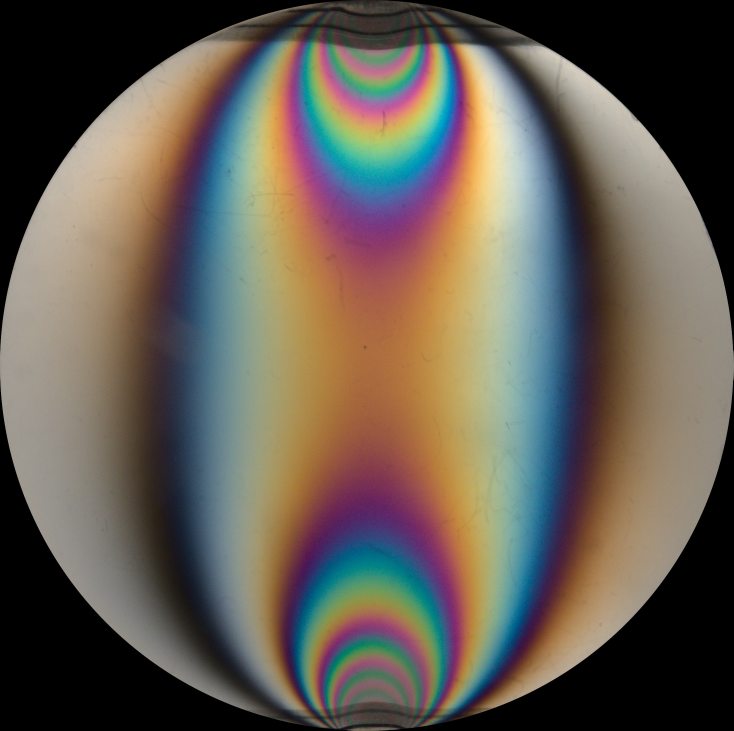
#> input picture net_test_img.jpg, 2200 x 2192 px, given in place of disc_isochr_wr_isocl_unwr.jpg, which was not available (shown at 1/3 size)
$ python unwrapping_algorithm.py
#> lines starting #> are read from the running program, lines starting #| are printed output that depends on the picture; pictures that were not available may be replaced by others from this repository, and a replacement may not be noted
### functions.py
import cv2 as cv
import numpy as np
import rawpy
import matplotlib.pyplot as plt

# [8 lines left out: function load_raw_img, not called in this run]

def rad_to_deg(a):
    return 180*a/np.pi

# [5 lines left out: function mask_circ_img, not called in this run]

def mask_to_dummy(mask: np.ndarray) -> np.ndarray:
    """
    Returns array of -np.inf inside the ROI, and np.inf outside the mask
    """
    dummy = mask.astype(float)
    dummy[dummy == 0] = -np.inf
    dummy[dummy == 255] = np.inf
    return dummy


# [10 lines that do not run on import are left out]

### unwrapping_algorithm.py
import numpy as np
import matplotlib.pyplot as plt
import cv2 as cv
import pdb
from functions import mask_to_dummy


def phase_unwrap(img: np.ndarray, stack, dummy) -> np.ndarray:
    """
    input stack is list of isotropic points
    """

    def unwrap(pixel, previous) -> float:
        """
        Returns the unwrap phase of pixel given the phase of its neighbour
        """
        scale = 255
        return ((img[pixel] - dummy[previous] + scale/2) % (scale)) + dummy[previous] - scale/2

    for seed in stack:
        dummy[seed] = img[seed]

    iteration = 0
    while stack:
        x, y = stack[0]
        neighbours = [coord for coord in [(x-1,y),(x+1,y),(x,y-1),(x,y+1)]]
        wrapped = [coord for coord in neighbours if dummy[coord] == np.inf]

        for pixel in wrapped:
            if iteration % 500000 == 0:
                # [7 lines of commented-out code are left out]
                print(iteration, len(stack))
            # if iteration > 3500000:
            #     print(stack)
            #     return abs(dummy)/ 255

            dummy[pixel] = unwrap(pixel, stack[0])
            iteration += 1

            x1, y1 = pixel
            new_neighbours = [coord for coord in [(x1-1,y1),(x1+1,y1),(x1,y1-1),(x1,y1+1)]]
            neighbour_wrapped = False
            for coord in new_neighbours:
                if dummy[coord] == np.inf:
                    neighbour_wrapped = True
            if neighbour_wrapped:
                stack.append(pixel)
        stack.pop(0)

    dummy[dummy == -np.inf] = 0
    dummy[dummy == np.inf] = 0
    return abs(dummy) / 255

if __name__ == "__main__":
    # Load img
    filename = 'img/disc/results/disc_isochr_wr_isocl_unwr.jpg'
    img = cv.medianBlur(cv.imread(filename, cv.IMREAD_GRAYSCALE), 5)
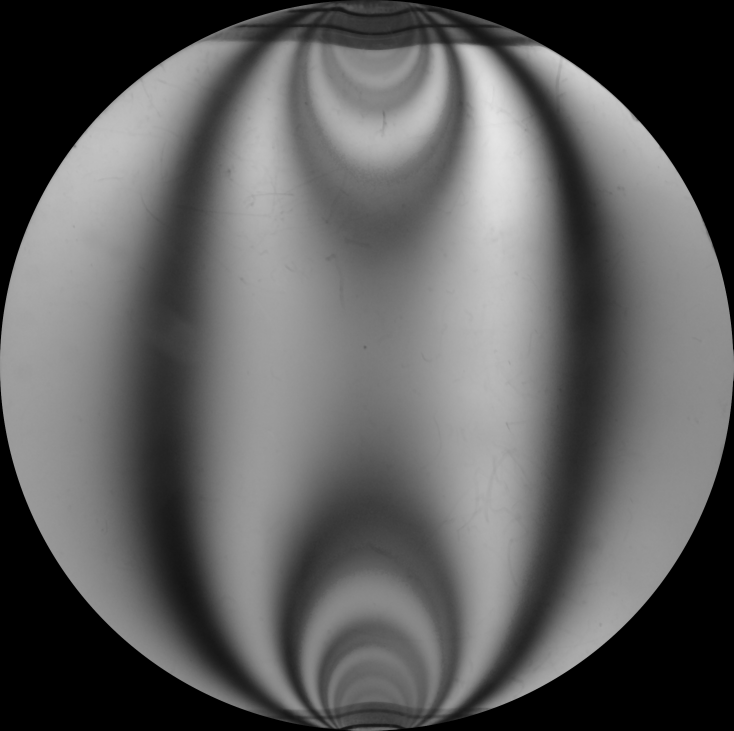
#> img: shape (2192, 2200) (shown at 1/3 size); min 0, max 229, mean 94.4
    mask = cv.imread('img/disc/mask/disc_mask_phase_shifting_2.jpg', cv.IMREAD_GRAYSCALE)
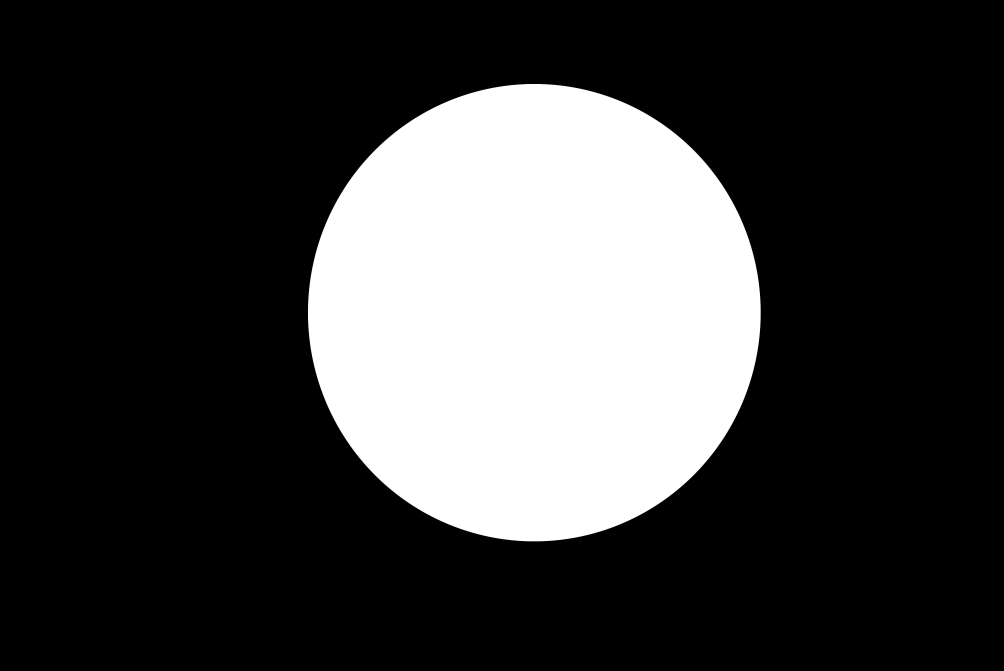
#> input picture img/disc/mask/disc_mask_phase_shifting_2.jpg, 6024 x 4022 px (shown at 1/6 size)
#> mask is the input picture: shape (4022, 6024); min 0, max 255, mean 61.6
    plt.imshow(img, cmap='gray')
    plt.show()

    # Set stack as isotropic points
    stack = [(2000, 2200), (2000, 4200)]
    #create dummy array to be populated by unwrapped pixels
    dummy = mask_to_dummy(mask)
#> in mask_to_dummy, `dummy[dummy == 255] = np.inf`:
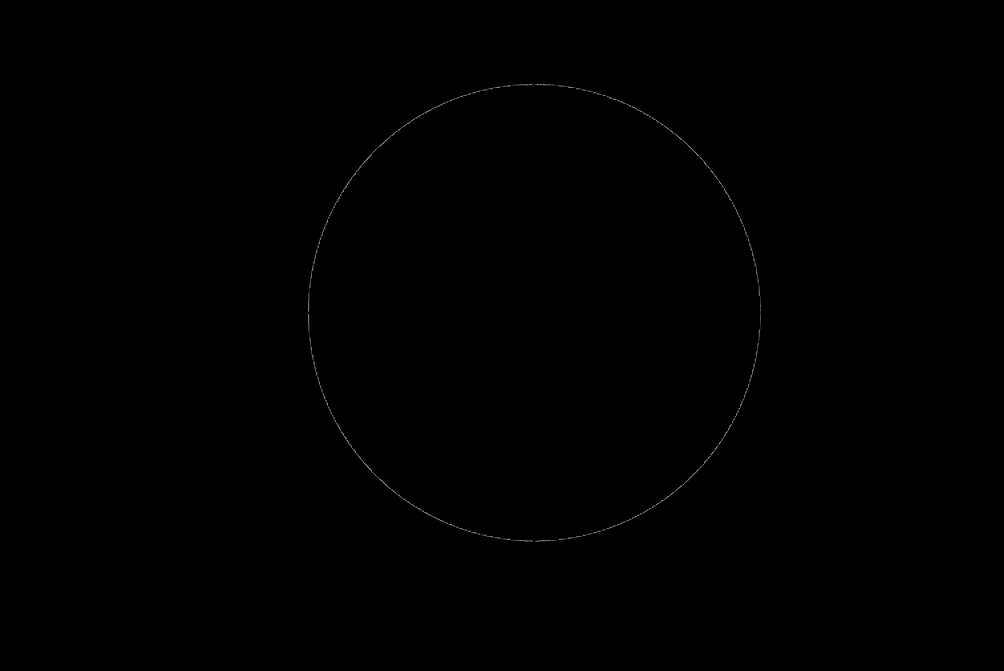
#> dummy: shape (4022, 6024) float64 (shown at 1/6 size); 99.83% of the values are NaN or infinite; the others: min 1, max 254, mean 136.6; drawn with min black, max white, NaN and infinite black


    # Unwrap
#> (the run stopped early here; a loop or call above may not have finished)
